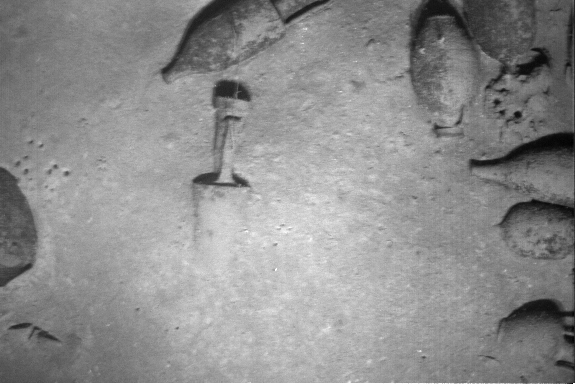
#> input picture filre/RSN/second/2_2.tif, 576 x 384 px, found by its file name
$ python try5.py
#> lines starting #> are read from the running program, lines starting #| are printed output that depends on the picture
import cv2
import matplotlib.pyplot as plt
import numpy as np
import random
import os
import tqdm.notebook as tqdm

plt.rcParams['figure.figsize'] = [15, 15]

# Read image and convert them to gray!!
# [5 lines left out: function read_image, not called in this run]

left_rgb = cv2.imread('test2/2_2.tif')
#> left_rgb is the input picture: shape (384, 576, 3); min 0, max 255, mean 141.8
right_rgb = cv2.imread('test2/2_3.tif')
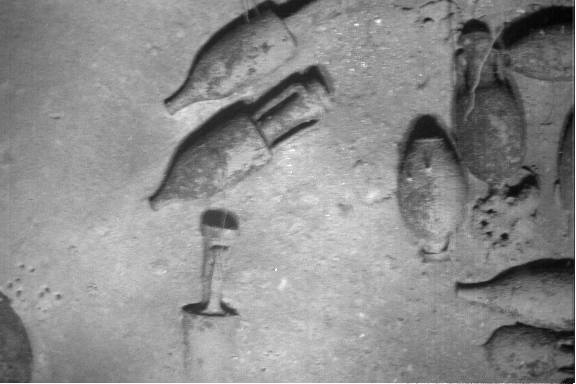
#> input picture filre/RSN/second/2_3.tif, 576 x 384 px, found by its file name
#> right_rgb is the input picture: shape (384, 576, 3); min 0, max 255, mean 140

left_gray = cv2.cvtColor(left_rgb, cv2.COLOR_RGB2GRAY)
right_gray = cv2.cvtColor(right_rgb, cv2.COLOR_RGB2GRAY)

def SIFT(img):
    siftDetector= cv2.xfeatures2d.SIFT_create(2500) # limit 1000 points
    # siftDetector= cv2.SIFT_create()  # depends on OpenCV version

    kp, des = siftDetector.detectAndCompute(img, None)
#> kp = 520 keypoints; strongest (x, y, size): (518, 114, 4.8), (208, 179, 12.1), (497, 102, 4.3), (67, 173, 3.3)
    return kp, des

def plot_sift(gray, rgb, kp):
    tmp = rgb.copy()
    img = cv2.drawKeypoints(gray, kp, tmp, flags=cv2.DRAW_MATCHES_FLAGS_DRAW_RICH_KEYPOINTS)
    return img

# Better result when using gray
kp_left, des_left = SIFT(left_gray)
#> kp_left has the same summary as kp in SIFT
kp_right, des_right = SIFT(right_gray)
#> in SIFT (call 2), `kp, des = siftDetector.detectAndCompute(img, None)`: kp = 727 keypoints; strongest (x, y, size): (504, 236, 4.8), (216, 219, 16.8), (312, 76, 16.4), (427, 19, 3.5)
#> kp_right has the same summary as kp in SIFT

kp_left_img = plot_sift(left_gray, left_rgb, kp_left)
#> in plot_sift, `img = cv2.drawKeypoints(gray, kp, tmp, flags=cv2.DRAW_MATCHES_FLAGS_DR..`:
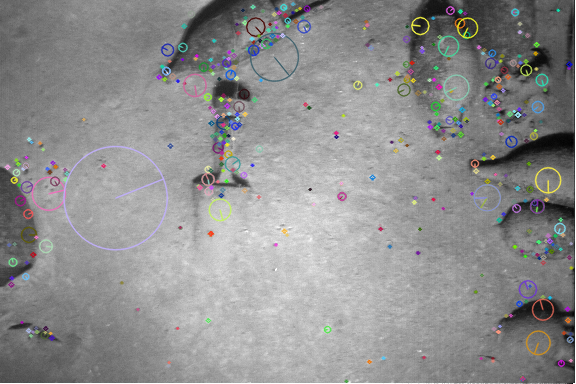
#> img: shape (384, 576, 3); mean B, G, R 142.4, 142.3, 142.4
kp_right_img = plot_sift(right_gray, right_rgb, kp_right)
#> in plot_sift (call 2), `img = cv2.drawKeypoints(gray, kp, tmp, flags=cv2.DRAW_MATCHES_FLAGS_DR..`:
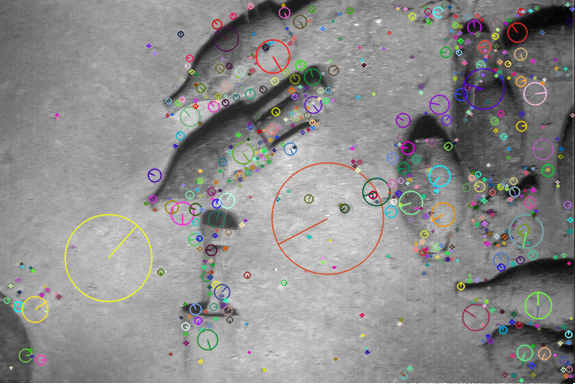
#> img: shape (384, 576, 3); mean B, G, R 139.3, 139.9, 140.4
total_kp = np.concatenate((kp_left_img, kp_right_img), axis=1)
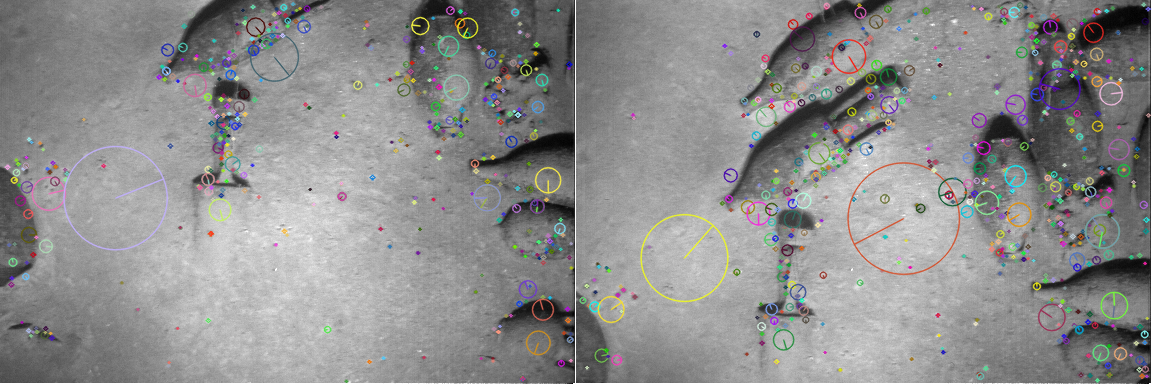
#> total_kp: shape (384, 1152, 3); mean B, G, R 140.9, 141.1, 141.4
plt.imshow(total_kp)
plt.show()

def matcher(kp1, des1, img1, kp2, des2, img2, threshold):
    # BFMatcher with default params
#> called with threshold = 0.5
    bf = cv2.BFMatcher()
    matches = bf.knnMatch(des1,des2, k=2)
#> matches = 520 matches

    # Apply ratio test
    good = []
    for m,n in matches:
        if m.distance < threshold*n.distance:
            good.append([m])
#> after the loop, good = 48 matches

    matches = []
    for pair in good:
        matches.append(list(kp1[pair[0].queryIdx].pt + kp2[pair[0].trainIdx].pt))
#> this loop made 48 passes
#> after the loop, matches = 48 items, first 6: [17.85, 163.5, 10.35, 285.5], [49.43, 171.7, 41.52, 294.7], [158.7, 76.59, 145.8, 202.8], [165.9, 70.61, 152.6, 198.5], [167.2, 49.54, 154.2, 175], [196.3, 55.28, 182.9, 184.5]

    matches = np.array(matches)
#> matches = 48 rows, first 6: [17.85, 163.5, 10.35, 285.5], [49.43, 171.7, 41.52, 294.7], [158.7, 76.59, 145.8, 202.8], [165.9, 70.61, 152.6, 198.5], [167.2, 49.54, 154.2, 175], [196.3, 55.28, 182.9, 184.5]
    return matches

matches = matcher(kp_left, des_left, left_rgb, kp_right, des_right, right_rgb, 0.5)

def plot_matches(matches, total_img):
    match_img = total_img.copy()
    offset = total_img.shape[1]/2
    fig, ax = plt.subplots()
    ax.set_aspect('equal')
    ax.imshow(np.array(match_img).astype('uint8')) #　RGB is integer type

    ax.plot(matches[:, 0], matches[:, 1], 'xr')
    ax.plot(matches[:, 2] + offset, matches[:, 3], 'xr')

    ax.plot([matches[:, 0], matches[:, 2] + offset], [matches[:, 1], matches[:, 3]],
            'r', linewidth=0.5)

    plt.show()


total_img = np.concatenate((left_rgb, right_rgb), axis=1)
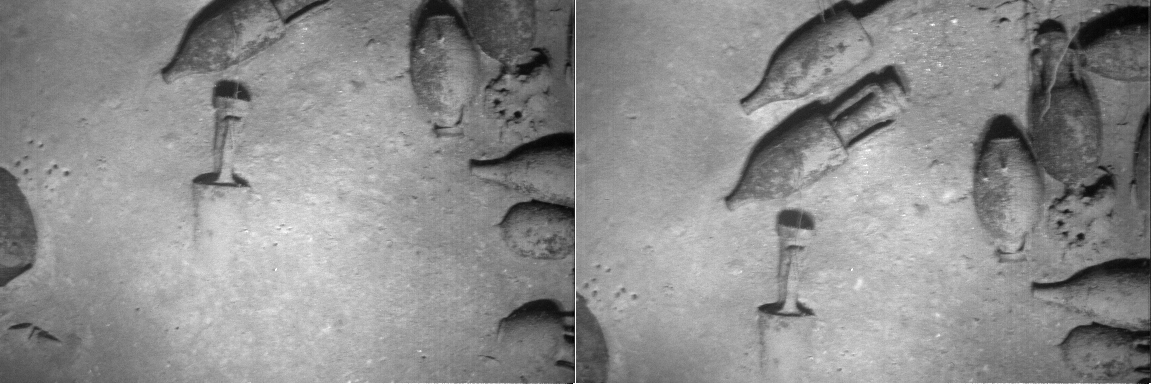
#> total_img: shape (384, 1152, 3); min 0, max 255, mean 140.9
plot_matches(matches, total_img) # Good mathces
#> in plot_matches, `plt.show()`:
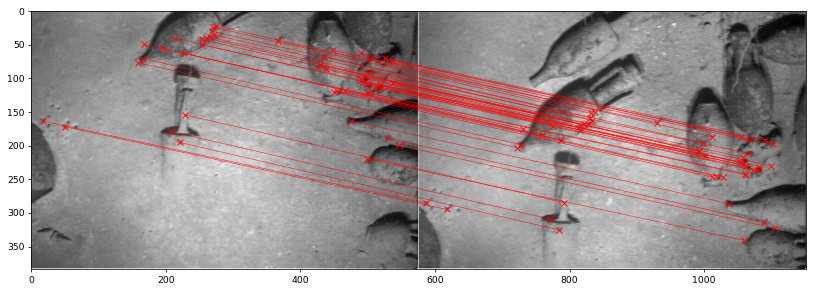
#> figure drawn by matplotlib, 1 panel


def homography(pairs):
    rows = []
    for i in range(pairs.shape[0]):
        p1 = np.append(pairs[i][0:2], 1)
        p2 = np.append(pairs[i][2:4], 1)
        row1 = [0, 0, 0, p1[0], p1[1], p1[2], -p2[1]*p1[0], -p2[1]*p1[1], -p2[1]*p1[2]]
        row2 = [p1[0], p1[1], p1[2], 0, 0, 0, -p2[0]*p1[0], -p2[0]*p1[1], -p2[0]*p1[2]]
        rows.append(row1)
        rows.append(row2)
    rows = np.array(rows)
    U, s, V = np.linalg.svd(rows)
    H = V[-1].reshape(3, 3)
    H = H/H[2, 2] # standardize to let w*H[2,2] = 1
    return H

def random_point(matches, k=4):
    if k > len(matches):
        k = len(matches)
    idx = random.sample(range(len(matches)), k)
    point = [matches[i] for i in idx ]
    return np.array(point)

def get_error(points, H):
    num_points = len(points)
    all_p1 = np.concatenate((points[:, 0:2], np.ones((num_points, 1))), axis=1)
    all_p2 = points[:, 2:4]
    estimate_p2 = np.zeros((num_points, 2))
    for i in range(num_points):
        temp = np.dot(H, all_p1[i])
        estimate_p2[i] = (temp/temp[2])[0:2] # set index 2 to 1 and slice the index 0, 1
    # Compute error
    errors = np.linalg.norm(all_p2 - estimate_p2 , axis=1) ** 2

    return errors


def ransac(matches, threshold, iters):
#> called with matches = array of shape (48, 4), threshold = 0.5, iters = 2000
    num_best_inliers = 0

    for i in range(iters):
        points = random_point(matches)
        H = homography(points)

        #  avoid dividing by zero
        if np.linalg.matrix_rank(H) < 3:
            continue

        errors = get_error(matches, H)
        idx = np.where(errors < threshold)[0]
        inliers = matches[idx]

        num_inliers = len(inliers)
        if num_inliers > num_best_inliers:
            best_inliers = inliers.copy()
            num_best_inliers = num_inliers
            best_H = H.copy()
#> this loop made 2000 passes
#> (num_inliers, num_best_inliers) on passes 1, 56: (10, 10), (12, 12)
#> (num_inliers, num_best_inliers) on passes 1452, 1457: (13, 13), (15, 15)
#> after the loop, best_inliers = 15 rows, first 6: [213.7, 40.19, 199.8, 170.5], [220.8, 195.2, 208.9, 325.2], [227.9, 153.9, 215.7, 284.5], [253.4, 42.07, 239.4, 171.2], [265.8, 38.93, 252.1, 167.1], [268.1, 29.84, 253.9, 158.4]; num_best_inliers = 15

    print("inliers/matches: {}/{}".format(num_best_inliers, len(matches)))
#| inliers/matches: 15/48
    return best_inliers, best_H

inliers, H = ransac(matches, 0.5, 2000)
#> inliers has the same summary as best_inliers in ransac; H = [[0.985, 0.0483, -13.6], [-0.0475, 1.05, 138.2], [-5e-05, 0.000163, 1]]

plot_matches(inliers, total_img) # show inliers matches
#> in plot_matches (call 2), `plt.show()`:
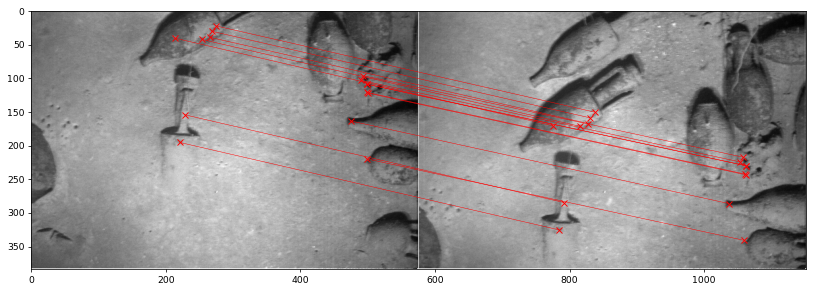
#> figure drawn by matplotlib, 1 panel

# [59 lines left out: function stitch_img, not called in this run]


def stitch_images_in_folder(folder_path):
    # Get image file paths
#> (the run stopped early here; a loop or call above may not have finished)
